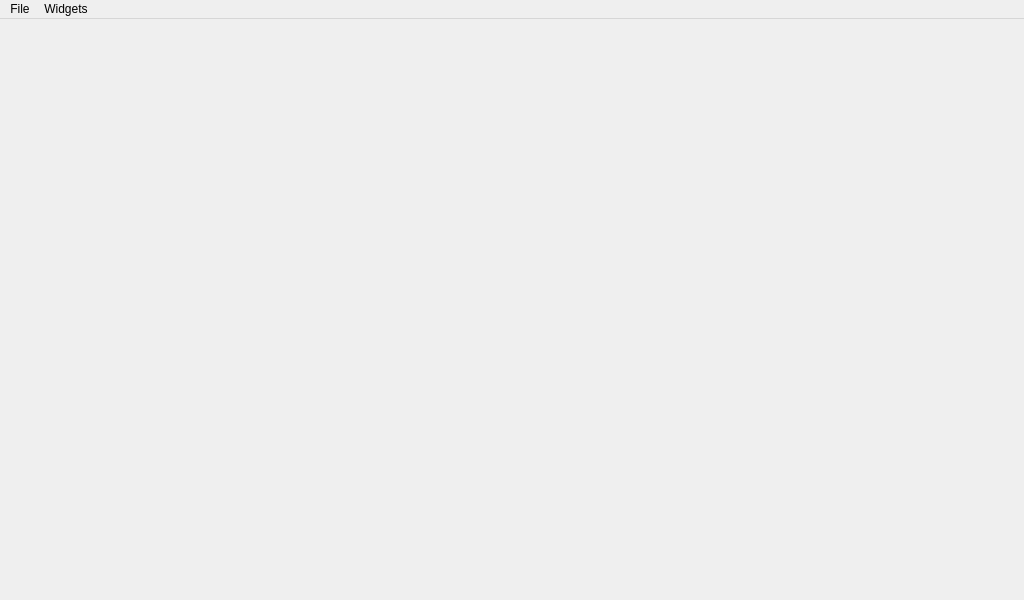
<?xml version="1.0" encoding="UTF-8"?>
<ui version="4.0">
 <class>MainWindow</class>
 <widget class="QMainWindow" name="MainWindow">
  <property name="geometry">
   <rect>
    <x>0</x>
    <y>0</y>
    <width>1024</width>
    <height>600</height>
   </rect>
  </property>
  <property name="minimumSize">
   <size>
    <width>640</width>
    <height>400</height>
   </size>
  </property>
  <property name="baseSize">
   <size>
    <width>1100</width>
    <height>800</height>
   </size>
  </property>
  <property name="mouseTracking">
   <bool>false</bool>
  </property>
  <property name="windowTitle">
   <string>MGMainWindow</string>
  </property>
  <property name="styleSheet">
   <string notr="true"/>
  </property>
  <widget class="QWidget" name="centralWidget">
   <property name="sizePolicy">
    <sizepolicy hsizetype="MinimumExpanding" vsizetype="MinimumExpanding">
     <horstretch>0</horstretch>
     <verstretch>0</verstretch>
    </sizepolicy>
   </property>
   <property name="minimumSize">
    <size>
     <width>200</width>
     <height>150</height>
    </size>
   </property>
  </widget>
  <widget class="QMenuBar" name="menuBar">
   <property name="geometry">
    <rect>
     <x>0</x>
     <y>0</y>
     <width>1024</width>
     <height>17</height>
    </rect>
   </property>
   <widget class="QMenu" name="menuFile">
    <property name="title">
     <string>File</string>
    </property>
    <addaction name="separator"/>
    <addaction name="actionExit"/>
   </widget>
   <widget class="QMenu" name="menuWidgets">
    <property name="title">
     <string>Widgets</string>
    </property>
   </widget>
   <addaction name="menuFile"/>
   <addaction name="menuWidgets"/>
  </widget>
  <widget class="QStatusBar" name="statusBar">
   <property name="sizeGripEnabled">
    <bool>false</bool>
   </property>
  </widget>
  <action name="actionExit">
   <property name="text">
    <string>Exit</string>
   </property>
   <property name="shortcut">
    <string>Ctrl+Q</string>
   </property>
  </action>
  <action name="actionAdd_Link">
   <property name="text">
    <string>Manage Communication Links</string>
   </property>
  </action>
  <action name="actionAdvanced_Mode">
   <property name="checkable">
    <bool>true</bool>
   </property>
   <property name="text">
    <string>Advanced Mode</string>
   </property>
  </action>
 </widget>
 <layoutdefault spacing="6" margin="11"/>
 <resources/>
 <connections>
  <connection>
   <sender>actionExit</sender>
   <signal>triggered()</signal>
   <receiver>MainWindow</receiver>
   <slot>close()</slot>
   <hints>
    <hint type="sourcelabel">
     <x>-1</x>
     <y>-1</y>
    </hint>
    <hint type="destinationlabel">
     <x>299</x>
     <y>199</y>
    </hint>
   </hints>
  </connection>
 </connections>
</ui>
